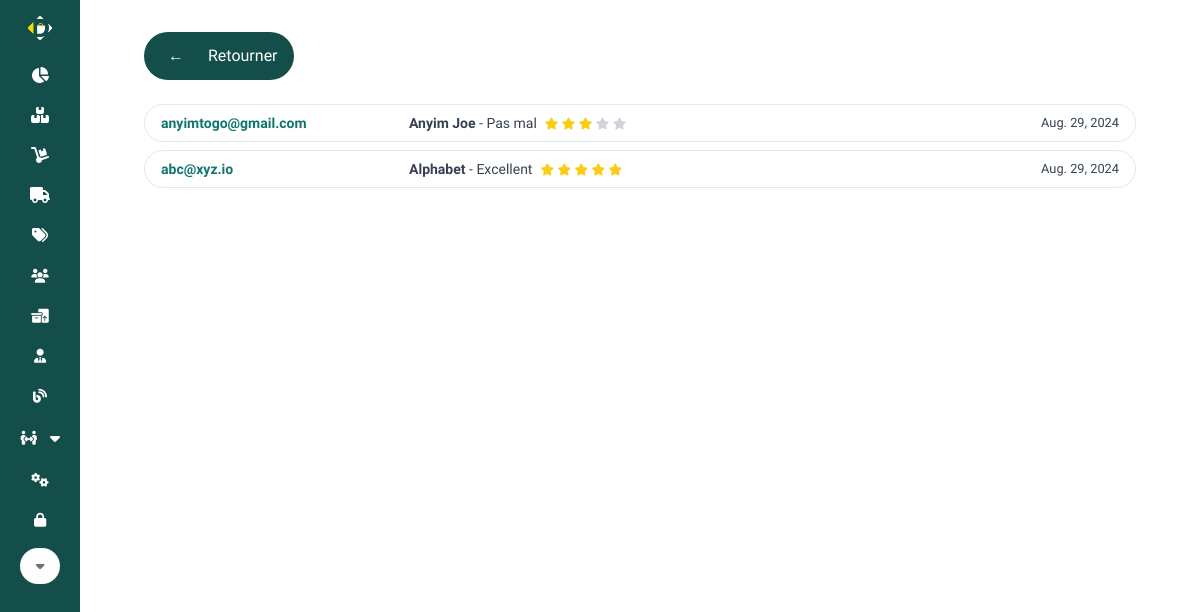
The app's page /dashboard/feedbacks/ (signed in) with its own data.
### base/models.py (models this page shows, shortened)
class Feedback(models.Model):
    full_name = models.CharField(max_length=255)
    email = models.EmailField()
    products = models.CharField(max_length=255)
    rating = models.ForeignKey(
            Rating, on_delete=models.SET_NULL, null=True)
    comment = models.TextField(default='')
    timestamp = models.DateTimeField(auto_now=True)

### dashboard/views.py (the view)
# urls.py: path('feedbacks/', dash_feedbacks, name='dash_feedbacks'),
@login_required(login_url='login')
def dash_feedbacks(req):
    user = req.user
    if not user.is_staff:
        messages.info(req, "Access denied!!!")
        return redirect('home')
    feedbacks = Feedback.objects.all().order_by('-timestamp')
    context = {
        "comms_page": "dash_active",
        'title': 'Feedbacks',
        'feedbacks': feedbacks,
    }
    return render(req, 'dashboard/feedbacks.html', context)

### store/context_processors.py (called while the page is built)
def cart(request):
    return {'cart': Cart(request)}

### utils.py (called while the page is built)
def h_encode(id):
    return hashids.encode(id)

    def to_url(self, value):
        return h_encode(value)

### dashboard/templates/dashboard/feedbacks.html (shortened to what this page needs)
{% extends 'main_alt.html' %} {% load static %} {% block content %}
<div
  class="mb-8 px-4 lg:px-8 max-w-7xl mx-auto flex flex-col justify-between gap-6"
>
  <div class="w-full flex justify-between">
    <div
      class="bg-teal-900 py-2 px-4 rounded-full flex items-center text-white gap-4"
    >
      <a
        id="back-button"
        class="inline-block px-2 py-1 font-bold hover:bg-yellow-300 hover:text-black rounded-full transition-all duration-300"
        href="#"
        >&larr;</a
      >
      Retourner
    </div>
  </div>
  <div class="grid gap-2">
    {% for obj in feedbacks %}
    {% include 'dashboard/components/feedback_card.html' %}
    {% endfor %}
  </div>
</div>
{% endblock %}

### dashboard/templates/dashboard/components/feedback_card.html
<a
href="{% url 'dash_feedback_details' obj.id %}"
  class="cursor-pointer py-2 px-4 bg-white relative flex justify-between h-fit w-full border rounded-full flex justify-between items-center overflow-hidden group"
>
  <div class="flex items-center gap-2 text-sm">
    <h3 class="text-teal-700 font-bold w-60">{{obj.email}}</h3>
    <p><b>{{obj.full_name}}</b> - {{obj.comment|truncatechars:200}}</p>
    <div class="obj-rating">
      {% for i in "12345"|slice:":"|cut:"" %}
      {% if forloop.counter <= obj.rating.stars %}
      <i class="fa-solid fa-star text-yellow-400 text-xs"></i>
      {% else %}
      <i class="fa-solid fa-star text-gray-300 text-xs"></i>
      {% endif %} {% endfor %}
    </div>
  </div>
  <small class="font-light">{{obj.timestamp.date}}</small>
</a>

### templates/main_alt.html (style rules this page uses)
body { font-family: "Helvetica", sans-serif; }

### records on screen
Feedback: email "anyimtogo@gmail.com", full_name "Anyim Joe", comment "Pas mal", timestamp "Aug. 29, 2024"
Feedback: email "abc@xyz.io", full_name "Alphabet", comment "Excellent", timestamp "Aug. 29, 2024"
